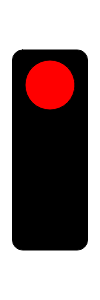
Frame 1 (no input)
Frame 60 (no input): identical to frame 1, image omitted
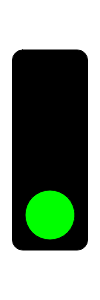
Frame 120 (the mouse pressed at the canvas centre since frame 60)

The p5.js sketch that drew these frames (run headless with seeded random() and noise() and a simulated clock; from frame 60 on, the mouse is pressed at the canvas centre):

// p5.js sketch
// ── sketch.js
// Traffic Light Starter Code
// Your Name Here
// The Date Here

let state = "red";
let lastTimeSwap = 0;
let redDuration = 2000;
let yellowDuration = 1500;
let greenDuration = 3500;

function setup() {
  createCanvas(100, 300);
  let greenTime = 2000;
}

function draw() {
  background(255);
  drawOutlineOfLights();
  determineState();
  drawCorrectLight();
}

function drawCorrectLight() {
  if (state === "green") {
    drawGreenLight();
  }
  else if (state === "yellow") {
    drawYellowLight();
  }
  else if (state === "red") {
    drawRedLight();
  }
}

function determineState() {
  if (state === "red" && millis() > lastTimeSwap + redDuration) {
    lastTimeSwap = millis();
    state = "green";
  }
  else if (state === "green" && millis() > lastTimeSwap + greenDuration) {
    lastTimeSwap = millis();
    state = "yellow";
  }
  else if (state === "yellow" && millis() > lastTimeSwap + yellowDuration) {
    lastTimeSwap = millis();
    state = "red";
  }
}

function drawRedLight() {
  //lights
  fill(255, 0, 0);
  ellipse(width / 2, height / 2 - 65, 50, 50); //top
}
function drawYellowLight() {
  fill(255, 255, 0);
  ellipse(width / 2, height / 2, 50, 50); //middle
}
function drawGreenLight() {
  fill(0, 255, 0);
  ellipse(width / 2, height / 2 + 65, 50, 50); //bottom
}

function drawOutlineOfLights() {
  //box
  rectMode(CENTER);
  fill(0);
  rect(width / 2, height / 2, 75, 200, 10);
}
